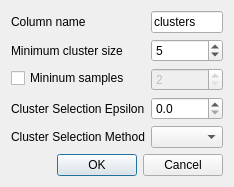
<?xml version="1.0" encoding="UTF-8"?>
<ui version="4.0">
 <class>Dialog</class>
 <widget class="QDialog" name="Dialog">
  <property name="windowModality">
   <enum>Qt::ApplicationModal</enum>
  </property>
  <property name="geometry">
   <rect>
    <x>0</x>
    <y>0</y>
    <width>230</width>
    <height>164</height>
   </rect>
  </property>
  <property name="windowTitle">
   <string>Clusterize</string>
  </property>
  <layout class="QFormLayout" name="formLayout">
   <item row="0" column="0">
    <widget class="QLabel" name="label">
     <property name="text">
      <string>Column name</string>
     </property>
    </widget>
   </item>
   <item row="0" column="1">
    <widget class="QLineEdit" name="btColumnName">
     <property name="toolTip">
      <string>Name of data column that will be created</string>
     </property>
     <property name="text">
      <string>clusters</string>
     </property>
    </widget>
   </item>
   <item row="1" column="0">
    <widget class="QLabel" name="label_2">
     <property name="text">
      <string>Minimum cluster size</string>
     </property>
    </widget>
   </item>
   <item row="1" column="1">
    <widget class="QSpinBox" name="spinMinClusterSize">
     <property name="toolTip">
      <string>The minimum size of clusters; single linkage splits that contain fewer points than this will be considered points “falling out” of a cluster rather than a cluster splitting into two new clusters.</string>
     </property>
     <property name="minimum">
      <number>2</number>
     </property>
     <property name="maximum">
      <number>1000</number>
     </property>
     <property name="value">
      <number>5</number>
     </property>
    </widget>
   </item>
   <item row="5" column="0" colspan="2">
    <widget class="QDialogButtonBox" name="buttonBox">
     <property name="orientation">
      <enum>Qt::Horizontal</enum>
     </property>
     <property name="standardButtons">
      <set>QDialogButtonBox::Cancel|QDialogButtonBox::Ok</set>
     </property>
    </widget>
   </item>
   <item row="2" column="0">
    <widget class="QCheckBox" name="chkMinSamples">
     <property name="text">
      <string>Mininum samples</string>
     </property>
    </widget>
   </item>
   <item row="2" column="1">
    <widget class="QSpinBox" name="spinMinSamples">
     <property name="enabled">
      <bool>false</bool>
     </property>
     <property name="toolTip">
      <string>The number of samples in a neighbourhood for a point to be considered a core point.</string>
     </property>
     <property name="minimum">
      <number>2</number>
     </property>
     <property name="maximum">
      <number>1000</number>
     </property>
    </widget>
   </item>
   <item row="3" column="0">
    <widget class="QLabel" name="label_3">
     <property name="text">
      <string>Cluster Selection Epsilon</string>
     </property>
    </widget>
   </item>
   <item row="3" column="1">
    <widget class="QDoubleSpinBox" name="spinEpsilon">
     <property name="toolTip">
      <string>A distance threshold. Clusters below this value will be merged.</string>
     </property>
     <property name="decimals">
      <number>1</number>
     </property>
     <property name="maximum">
      <double>1.000000000000000</double>
     </property>
     <property name="singleStep">
      <double>0.100000000000000</double>
     </property>
    </widget>
   </item>
   <item row="4" column="0">
    <widget class="QLabel" name="label_4">
     <property name="text">
      <string>Cluster Selection Method</string>
     </property>
    </widget>
   </item>
   <item row="4" column="1">
    <widget class="QComboBox" name="cbMethod">
     <property name="toolTip">
      <string>The method used to select clusters from the condensed tree. The standard approach for HDBSCAN* is to use an Excess of Mass algorithm to find the most persistent clusters. Alternatively you can instead select the clusters at the leaves of the tree – this provides the most fine grained and homogeneous clusters.</string>
     </property>
    </widget>
   </item>
  </layout>
 </widget>
 <resources/>
 <connections>
  <connection>
   <sender>buttonBox</sender>
   <signal>accepted()</signal>
   <receiver>Dialog</receiver>
   <slot>accept()</slot>
   <hints>
    <hint type="sourcelabel">
     <x>248</x>
     <y>254</y>
    </hint>
    <hint type="destinationlabel">
     <x>157</x>
     <y>274</y>
    </hint>
   </hints>
  </connection>
  <connection>
   <sender>buttonBox</sender>
   <signal>rejected()</signal>
   <receiver>Dialog</receiver>
   <slot>reject()</slot>
   <hints>
    <hint type="sourcelabel">
     <x>316</x>
     <y>260</y>
    </hint>
    <hint type="destinationlabel">
     <x>286</x>
     <y>274</y>
    </hint>
   </hints>
  </connection>
 </connections>
</ui>
